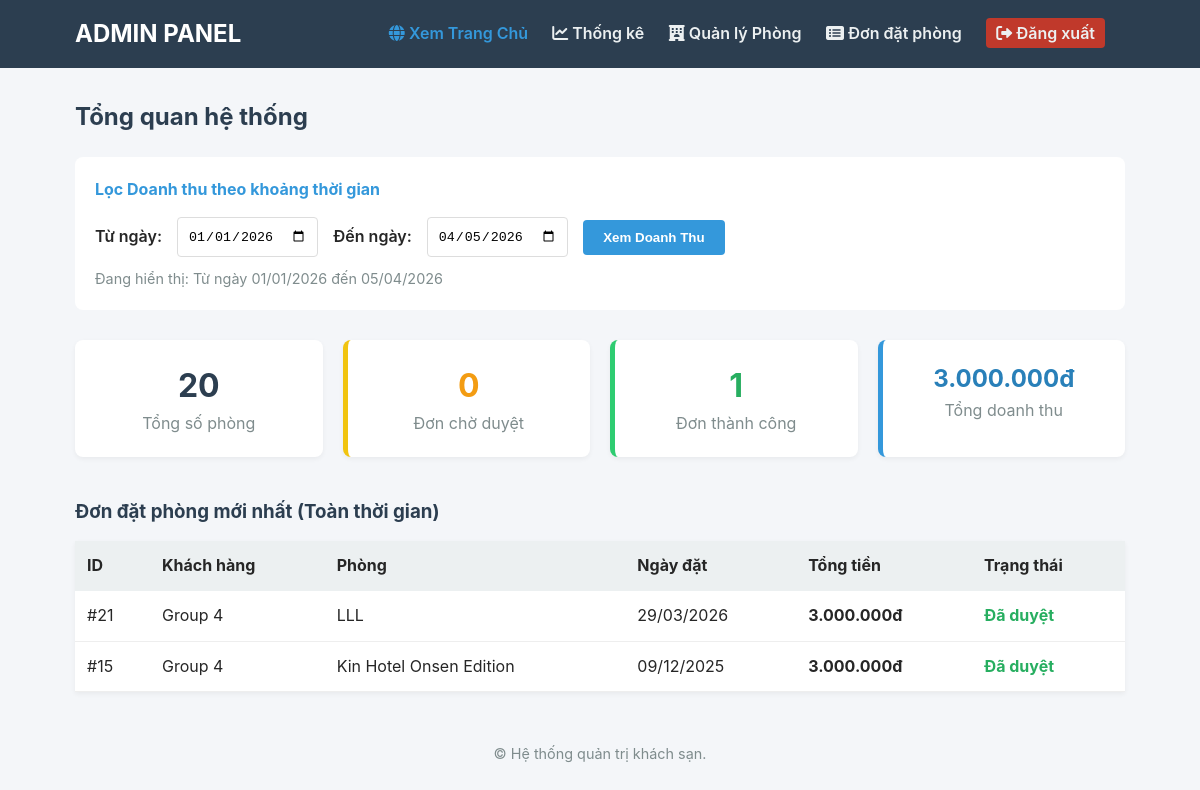
/admin/index.php (signed in), run on the app's committed database.
### tables this page shows
CREATE TABLE `bookings` (
  `id` int(11) NOT NULL,
  `user_id` int(11) NOT NULL,
  `room_id` int(11) NOT NULL,
  `check_in_date` date NOT NULL,
  `check_out_date` date NOT NULL,
  `total_price` decimal(10,2) NOT NULL,
  `status` enum('pending','confirmed','cancelled','completed') DEFAULT 'pending',
  `created_at` timestamp NOT NULL DEFAULT current_timestamp()
);

CREATE TABLE `users` (
  `id` int(11) NOT NULL,
  `full_name` varchar(100) NOT NULL,
  `email` varchar(100) NOT NULL,
  `password` varchar(255) NOT NULL,
  `phone` varchar(20) DEFAULT NULL,
  `role` enum('customer','admin') DEFAULT 'customer',
  `created_at` timestamp NOT NULL DEFAULT current_timestamp(),
  `avatar` varchar(255) DEFAULT NULL
);

CREATE TABLE `rooms` (
  `id` int(11) NOT NULL,
  `room_name` varchar(100) NOT NULL,
  `address` varchar(255) DEFAULT NULL,
  `room_type` varchar(50) NOT NULL,
  `capacity` int(11) DEFAULT 2,
  `price` decimal(10,2) NOT NULL,
  `description` text DEFAULT NULL,
  `image` varchar(255) DEFAULT NULL,
  `status` enum('available','maintenance') DEFAULT 'available',
  `created_at` timestamp NOT NULL DEFAULT current_timestamp(),
  `has_pool` tinyint(1) DEFAULT 0,
  `has_breakfast` tinyint(1) DEFAULT 0,
  `has_parking` tinyint(1) DEFAULT 0,
  `image_360` varchar(255) DEFAULT NULL,
  `capture_time` datetime DEFAULT NULL,
  `capture_location` varchar(255) DEFAULT NULL
);

### admin/index.php (the view, shortened to what this page needs)
<?php require_once 'header.php'; ?>
<?php
$current_year = date('Y');
$default_start = $current_year . '-01-01';
$start_date = isset($_GET['start_date']) && !empty($_GET['start_date']) ? $_GET['start_date'] : $default_start;
$end_date = isset($_GET['end_date']) && !empty($_GET['end_date']) ? $_GET['end_date'] : date('Y-m-d');
$date_filter_sql = " AND created_at BETWEEN '$start_date 00:00:00' AND '$end_date 23:59:59'";
$date_display = "Từ ngày " . date('d/m/Y', strtotime($start_date)) . " đến " . date('d/m/Y', strtotime($end_date));
?>
<h2 style="margin-bottom: 20px; color: #2c3e50;">Tổng quan hệ thống</h2>
<form method="GET" action="index.php" style="margin-bottom: 30px; background: #fff; padding: 20px; border-radius: 8px;">
    <h4 style="margin-top: 0; color: #3498db; margin-bottom: 15px;">Lọc Doanh thu theo khoảng thời gian</h4>
    <div style="display:flex; gap:15px; align-items:center;">
        <label style="font-weight: 600;">Từ ngày:</label>
        <input type="date" name="start_date" value="<?php echo $start_date; ?>" required style="padding: 10px; border: 1px solid #ddd; border-radius: 4px;">
        <label style="font-weight: 600;">Đến ngày:</label>
        <input type="date" name="end_date" value="<?php echo $end_date; ?>" required style="padding: 10px; border: 1px solid #ddd; border-radius: 4px;">
        <button type="submit" style="background:#3498db; color:white; padding: 10px 20px; border:none; border-radius:4px; font-weight: bold;">
            Xem Doanh Thu
        </button>
    </div>
    <p style="color:#7f8c8d; font-size: 0.9rem; margin-top: 10px;">Đang hiển thị: <?php echo $date_display; ?></p>
</form>
<div style="display: grid; grid-template-columns: repeat(4, 1fr); gap: 20px; margin-bottom: 40px;">
    <?php
        $rooms_count = $conn->query("SELECT COUNT(*) as c FROM rooms")->fetch_assoc()['c'];
    ?>
    <div class="stat-card">
        <div class="stat-number"><?php echo $rooms_count; ?></div>
        <div class="stat-label">Tổng số phòng</div>
    </div>
    <?php
        $pending_count = $conn->query("SELECT COUNT(*) as c FROM bookings WHERE status='pending' $date_filter_sql")->fetch_assoc()['c'];
    ?>
    <div class="stat-card" style="border-left: 5px solid #f1c40f;">
        <div class="stat-number" style="color: #f39c12;"><?php echo $pending_count; ?></div>
        <div class="stat-label">Đơn chờ duyệt</div>
    </div>
    <?php
        $success_count = $conn->query("SELECT COUNT(*) as c FROM bookings WHERE (status='confirmed' OR status='completed') $date_filter_sql")->fetch_assoc()['c'];
    ?>
    <div class="stat-card" style="border-left: 5px solid #2ecc71;">
        <div class="stat-number" style="color: #27ae60;"><?php echo $success_count; ?></div>
        <div class="stat-label">Đơn thành công</div>
    </div>
    <?php
        $revenue_query = "SELECT SUM(total_price) as s FROM bookings WHERE (status='confirmed' OR status='completed') $date_filter_sql";
        $revenue = $conn->query($revenue_query)->fetch_assoc()['s'];
    ?>
    <div class="stat-card" style="border-left: 5px solid #3498db;">
        <div class="stat-number" style="color: #2980b9; font-size: 1.5rem;">
            <?php echo number_format($revenue ? $revenue : 0, 0, ',', '.'); ?>đ
        </div>
        <div class="stat-label">Tổng doanh thu</div>
    </div>
</div>
<h3 style="margin-bottom: 15px; color: #2c3e50;">Đơn đặt phòng mới nhất (Toàn thời gian)</h3>
<table style="width: 100%; background: #fff; border-collapse: collapse; box-shadow: 0 2px 5px rgba(0,0,0,0.05);">
    <thead>
        <tr style="background: #ecf0f1; text-align: left;">
            <th style="padding: 12px;">ID</th>
            <th style="padding: 12px;">Khách hàng</th>
            <th style="padding: 12px;">Phòng</th>
            <th style="padding: 12px;">Ngày đặt</th>
            <th style="padding: 12px;">Tổng tiền</th>
            <th style="padding: 12px;">Trạng thái</th>
        </tr>
    </thead>
    <tbody>
        <?php
        $sql = "SELECT b.*, u.full_name, r.room_name
                FROM bookings b
                JOIN users u ON b.user_id = u.id
                JOIN rooms r ON b.room_id = r.id
                ORDER BY b.created_at DESC LIMIT 5";
        $result = $conn->query($sql);
        if ($result->num_rows > 0) {
           while($row = $result->fetch_assoc()) {
                $stt_vn = '';
                $stt_color = 'black';
                switch($row['status']) {
                    case 'confirmed':
                        $stt_vn = 'Đã duyệt'; $stt_color = '#27ae60'; break;
                }
                echo "<tr style='border-bottom: 1px solid #eee;'>
                        <td style='padding: 12px;'>#".$row['id']."</td>
                        <td style='padding: 12px;'>".$row['full_name']."</td>
                        <td style='padding: 12px;'>".$row['room_name']."</td>
                        <td style='padding: 12px;'>".date('d/m/Y', strtotime($row['created_at']))."</td>
                        <td style='padding: 12px; font-weight: bold;'>".number_format($row['total_price'], 0, ',', '.')."đ</td>
                        <td style='padding: 12px; color: $stt_color; font-weight: bold;'>$stt_vn</td>
                      </tr>";
            }
        } else {
            echo "<tr><td colspan='6' style='padding: 20px; text-align: center;'>Chưa có đơn đặt phòng nào.</td></tr>";
        }
        ?>
    </tbody>
</table>
<?php require_once 'footer.php'; ?>

### assets/css/styles.css (style rules this page uses)
:root { --booking-dark: #003580; --booking-blue: #0071c2; --booking-blue-hover: #005999; --booking-yellow: #febb02; --booking-yellow-hover: #e5a800; --text-dark: #262626; --white: #ffffff; --gray-light: #f5f5f5; }
* { margin: 0; padding: 0; box-sizing: border-box; }
body { font-family: BlinkMacSystemFont, -apple-system, Segoe UI, Roboto, Helvetica, Arial, sans-serif; color: var(--text-dark); line-height: 1.6; background-color: var(--gray-light); min-height: 100vh; }

### admin/header.php (style rules this page uses)
body { background-color: #f4f6f9; }
.stat-card { background: #fff; padding: 20px; border-radius: 8px; box-shadow: 0 2px 5px rgba(0,0,0,0.05); text-align: center; }
.stat-number { font-size: 2rem; font-weight: bold; color: #2c3e50; }
.stat-label { color: #7f8c8d; }

### data on the page
bookings: id "21", user.full_name "Group 4", room.room_name "LLL", created_at "29/03/2026", total_price "3.000.000", status "Đã duyệt"
bookings: id "15", user.full_name "Group 4", room.room_name "Kin Hotel Onsen Edition", created_at "09/12/2025", total_price "3.000.000", status "Đã duyệt"

### other printed values
$date_display "Từ ngày 01/01/2026 đến 05/04/2026"
$rooms_count "20"
$pending_count "0"
$success_count "1"
$revenue ? $revenue : 0 "3.000.000"
